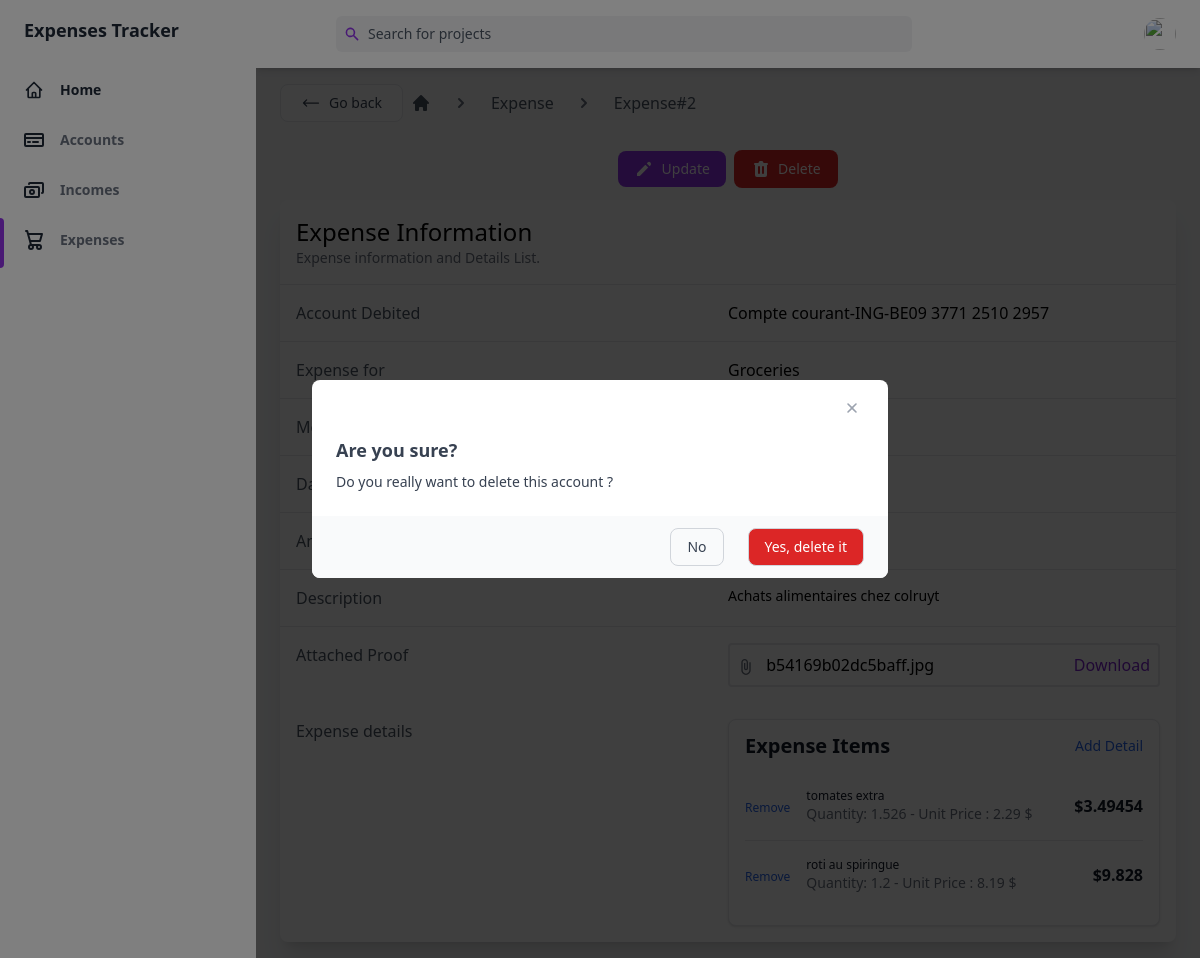
Screenshot of /expense/2 with the database file from the repository.
### main/models.py (models this page shows)
class Expense(db.Model):
    id = db.Column(db.Integer, primary_key=True)
    user_id = db.Column(db.Integer, db.ForeignKey('user.id'), nullable=False)
    account_id = db.Column(db.Integer, db.ForeignKey('account.id'), nullable=False)
    expense_date = db.Column(db.DateTime, default=datetime.now())
    category = db.Column(db.String(50), nullable=False)
    proof = db.Column(db.String(50), default='default.jpg')
    merchant = db.Column(db.String(50), nullable=False)
    description = db.Column(db.String(50))
    amount = db.Column(db.Float, nullable=False)
    details = db.relationship('ExpenseDetail', back_populates='expense', lazy=True)

class ExpenseDetail(db.Model):
    id = db.Column(db.Integer, primary_key=True)
    expense_id = db.Column('expense_id', db.Integer, db.ForeignKey('expense.id'))
    detail_id = db.Column('detail_id', db.Integer, db.ForeignKey('detail.id'))
    expense = db.relationship('Expense', back_populates='details', lazy=True)
    detail = db.relationship('Detail', back_populates='expenses', lazy=True)

class Detail(db.Model):
    id = db.Column(db.Integer, primary_key=True)
    detail_name = db.Column(db.String(50), nullable=False)
    detail_quantity = db.Column(db.Integer, default=1)
    detail_amount = db.Column(db.Float, nullable=False)
    expenses = db.relationship('ExpenseDetail', back_populates='detail', lazy=True)

### main/routes.py (the view)
@app.route("/expense/<int:expense_id>")
def expense(expense_id):
    expense = Expense.query.get_or_404(expense_id)
    details = expense.details
    related_account = Account.query.get(expense.account_id)
    expense.account_id = related_account.category + "-" + related_account.bank + "-" + related_account.iban
    currency = numbers.get_currency_symbol(related_account.currency.split("-")[1].strip(), locale='en')
    image_file = url_for('static', filename='expense_pics/' + expense.proof)
    return render_template('expense.html', title="single_expense", expense=expense, image_file=image_file,  currency=currency, details=details)

### main/templates/expense.html (shortened to what this page needs)
{% extends "base.html" %}
{% block main %}
<script src="https://cdn.tailwindcss.com"></script>
<div class="flex items-center py-4 overflow-x-auto whitespace-nowrap">
    <button  onclick="history.back()" type="button" class="w-full flex items-center justify-center w-1/2 px-5 py-2 mr-2 text-sm text-gray-700 transition-colors duration-200 bg-white border rounded-lg gap-x-2 sm:w-auto dark:hover:bg-gray-800 dark:bg-gray-900 hover:bg-gray-100 dark:text-gray-200 dark:border-gray-700">
        <svg class="w-5 h-5 rtl:rotate-180" xmlns="http://www.w3.org/2000/svg" fill="none" viewBox="0 0 24 24" stroke-width="1.5" stroke="currentColor">
            <path stroke-linecap="round" stroke-linejoin="round" d="M6.75 15.75L3 12m0 0l3.75-3.75M3 12h18" />
        </svg>
        <span>Go back</span>
    </button>
    <a href="{{url_for('dashboard')}}" class="text-gray-600 dark:text-gray-200">
        <svg xmlns="http://www.w3.org/2000/svg" class="w-5 h-5" viewBox="0 0 20 20" fill="currentColor">
            <path d="M10.707 2.293a1 1 0 00-1.414 0l-7 7a1 1 0 001.414 1.414L4 10.414V17a1 1 0 001 1h2a1 1 0 001-1v-2a1 1 0 011-1h2a1 1 0 011 1v2a1 1 0 001 1h2a1 1 0 001-1v-6.586l.293.293a1 1 0 001.414-1.414l-7-7z" />
        </svg>
    </a>
    <span class="mx-5 text-gray-500 dark:text-gray-300 rtl:-scale-x-100">
        <svg xmlns="http://www.w3.org/2000/svg" class="w-5 h-5" viewBox="0 0 20 20" fill="currentColor">
            <path fill-rule="evenodd" d="M7.293 14.707a1 1 0 010-1.414L10.586 10 7.293 6.707a1 1 0 011.414-1.414l4 4a1 1 0 010 1.414l-4 4a1 1 0 01-1.414 0z" clip-rule="evenodd" />
        </svg>
    </span>
    <a href="{{url_for('expenses')}}" class="text-gray-600 dark:text-gray-200 hover:underline">
        Expense
    </a>
    <span class="mx-5 text-gray-500 dark:text-gray-300 rtl:-scale-x-100">
        <svg xmlns="http://www.w3.org/2000/svg" class="w-5 h-5" viewBox="0 0 20 20" fill="currentColor">
            <path fill-rule="evenodd" d="M7.293 14.707a1 1 0 010-1.414L10.586 10 7.293 6.707a1 1 0 011.414-1.414l4 4a1 1 0 010 1.414l-4 4a1 1 0 01-1.414 0z" clip-rule="evenodd" />
        </svg>
    </span>
    <a href="{{url_for('accounts')}}" class="text-gray-600 dark:text-gray-200 hover:underline">
        Expense#{{expense.id}}
    </a>
</div>
<div class="mb-4 flex flex-col items-center justify-center">
    <div class="px-4 py-3">
      <div class="flex items-center space-x-2 text-sm">
        <a href="{{url_for('update_expense',expense_id = expense.id)}}">
          <button class="flex items-center justify-between px-4 py-2 text-sm font-medium leading-5 text-white bg-purple-600 rounded-lg dark:text-gray-400 hover:bg-purple-700 focus:outline-none focus:shadow-outline-gray" aria-label="Edit">
            <svg class="w-5 h-5" aria-hidden="true" fill="currentColor" viewBox="0 0 20 20">
              <path d="M13.586 3.586a2 2 0 112.828 2.828l-.793.793-2.828-2.828.793-.793zM11.379 5.793L3 14.172V17h2.828l8.38-8.379-2.83-2.828z"></path>
            </svg>
            <span>&nbsp; Update </span>
          </button>
        </a>
          <button @click="openModal" class="flex items-center justify-between px-4 py-2 text-sm font-medium leading-5 text-white transition-colors duration-150 bg-red-600 border border-transparent rounded-lg active:bg-red-600 hover:bg-red-700 focus:outline-none focus:shadow-outline-purple">
              <span>&nbsp; Delete </span>
          </button>
      </div>
    </div>
    <div class="max-w-4xl  bg-white w-full rounded-lg shadow-xl">
        <div class="p-4 border-b">
            <h2 class="text-2xl ">
                Expense Information
            </h2>
            <p class="text-sm text-gray-500">
                Expense information and Details List.
            </p>
        </div>
        <div>
            <div class="md:grid md:grid-cols-2 hover:bg-gray-50 md:space-y-0 space-y-1 p-4 border-b">
                <p class="text-gray-600">
                    Account Debited
                </p>
                <p>
                    {{expense.account_id}}
                </p>
            </div>
            <div class="md:grid md:grid-cols-2 hover:bg-gray-50 md:space-y-0 space-y-1 p-4 border-b">
                <p class="text-gray-600">Expense for</p>
                <p>{{expense.category}}</p>
            </div>
            <div class="md:grid md:grid-cols-2 hover:bg-gray-50 md:space-y-0 space-y-1 p-4 border-b">
                <p class="text-gray-600">Merchant</p>
                <p>{{expense.merchant}}</p>
            </div>
            <div class="md:grid md:grid-cols-2 hover:bg-gray-50 md:space-y-0 space-y-1 p-4 border-b">
                <p class="text-gray-600">
                    Date of Expense
                </p>
                <p>
                </p>
            </div>
            <div class="md:grid md:grid-cols-2 hover:bg-gray-50 md:space-y-0 space-y-1 p-4 border-b">
                <p class="text-gray-600">
                    Amount
                </p>
                <p>
                </p>
            </div>
            <div class="md:grid md:grid-cols-2 hover:bg-gray-50 md:space-y-0 space-y-1 p-4 border-b">
                <p class="text-gray-600">
                    Description
                </p>
                {% if expense.description == "" %}
                <p class="text-sm text-red-600">
                    No description
                </p>
                {% else %}
                <p class="text-sm">
                    {{expense.description}}
                </p>
                {% endif %}
            </div>
            <div class="md:grid md:grid-cols-2 hover:bg-gray-50 md:space-y-0 space-y-1 p-4">
                <p class="text-gray-600">Attached Proof</p>
                <div class="space-y-2">
                    <div class="border-2 flex items-center p-2 rounded justify-between space-x-2">
                        <div class="space-x-2 truncate">
                            {% if expense.proof == "default.jpg" %}
                            <span class="text-sm text-red-600">
                                No file Attached
                            </span>
                            {% else %}
                            <span>
                                {{expense.proof}}
                            </span>
                            {% endif %}
                        </div>
                        {% if expense.proof != "default.jpg" %}
                        <a href="{{image_file}}" class="text-purple-700 hover:underline">
                            Download
                        </a>
                        {% endif %}
                    </div>
                </div>
            </div>
            <div class="md:grid md:grid-cols-2 hover:bg-gray-50 md:space-y-0 space-y-1 p-4">
                <p class="text-gray-600">Expense details </p>
                <div class="w-full max-w-md p-4 bg-white border border-gray-200 rounded-lg shadow sm:p-4 dark:bg-gray-800 dark:border-gray-700">
                   <div class="flex items-center justify-between mb-4">
                        <h5 class="text-xl font-bold leading-none text-gray-900 dark:text-white">Expense Items</h5>
                        <a href="{{url_for('new_expense_detail', expense_id= expense.id)}}" class="text-sm font-medium text-blue-600 hover:underline dark:text-blue-500">
                            Add Detail
                        </a>
                   </div>
                   <div class="flow-root">
                        <ul role="list" class="divide-y divide-gray-200 dark:divide-gray-700">
                            {% for detail in details %}
                            <li class="py-3 sm:py-4">
                                <div class="flex items-center">
                                    <form action="{{url_for('delete_expense_detail', expense_id= expense.id , detail_id= detail.detail.id)}}" method="POST">
                                        <button class="text-xs font-medium text-blue-600 hover:underline dark:text-blue-500">
                                            Remove
                                        </button>
                                    </form>
                                    <div class="flex-1 min-w-0 ms-4">
                                        <p class="text-xs font-medium text-gray-900 truncate dark:text-white">
                                            {{detail.detail.detail_name}}
                                        </p>
                                        <p class="text-sm text-gray-500 truncate dark:text-gray-400">
                                            Quantity: {{detail.detail.detail_quantity}} - Unit Price : {{detail.detail.detail_amount}} $
                                        </p>
                                    </div>
                                    <div class="inline-flex items-center text-base font-semibold text-gray-900 dark:text-white">
                                        ${{detail.detail.detail_quantity * detail.detail.detail_amount}}
                                    </div>
                                </div>
                            </li>
                            {% endfor %}
                        </ul>
                   </div>
                </div>
            </div>
        </div>
    </div>
</div>
<div x-show="isModalOpen" x-transition:enter="transition ease-out duration-150" x-transition:enter-start="opacity-0" x-transition:enter-end="opacity-100" x-transition:leave="transition ease-in duration-150" x-transition:leave-start="opacity-100" x-transition:leave-end="opacity-0" class="fixed inset-0 z-30 flex items-end bg-black bg-opacity-50 sm:items-center sm:justify-center">
  <div x-show="isModalOpen" x-transition:enter="transition ease-out duration-150" x-transition:enter-start="opacity-0 transform translate-y-1/2" x-transition:enter-end="opacity-100" x-transition:leave="transition ease-in duration-150" x-transition:leave-start="opacity-100" x-transition:leave-end="opacity-0  transform translate-y-1/2" @click.away="closeModal" @keydown.escape="closeModal" class="w-full px-6 py-4 overflow-hidden bg-white rounded-t-lg dark:bg-gray-800 sm:rounded-lg sm:m-4 sm:max-w-xl" role="dialog" id="modal">
    <header class="flex justify-end">
      <button class="inline-flex items-center justify-center w-6 h-6 text-gray-400 transition-colors duration-150 rounded dark:hover:text-gray-200 hover: hover:text-gray-700" aria-label="close" @click="closeModal">
      </button>
    </header>
    <div class="mt-4 mb-6">
      <p class="mb-2 text-lg font-semibold text-gray-700 dark:text-gray-300">
        Are you sure?
      </p>
      <p class="text-sm text-gray-700 dark:text-gray-400">Do you really want to delete this account  ?</p>
    </div>
    <footer class="flex flex-col items-center justify-end px-6 py-3 -mx-6 -mb-4 space-y-4 sm:space-y-0 sm:space-x-6 sm:flex-row bg-gray-50 dark:bg-gray-800">
      <button @click="closeModal" class="w-full px-5 py-3 text-sm font-medium leading-5 text-gray-700 transition-colors duration-150 border border-gray-300 rounded-lg dark:text-white sm:px-4 sm:py-2 sm:w-auto active:bg-transparent hover:border-gray-500 focus:border-gray-500 active:text-gray-500 focus:outline-none focus:shadow-outline-gray">
        No
      </button>
        <form action="{{url_for('delete_expense' ,expense_id=expense.id )}}" method="POST">
            <button @click="closeModal" class="w-full px-5 py-3 text-sm bg-red-600 font-medium leading-5 text-white transition-colors duration-150 border border-gray-300 rounded-lg sm:px-4 sm:py-2 sm:w-auto active:bg-transparent hover:border-gray-500 focus:border-gray-500 active:text-gray-500 focus:outline-none focus:shadow-outline-gray">
              Yes, delete it
            </button>
        </form>
    </footer>
  </div>
</div>
{% endblock main %}

### rows the page displays
Expense: id "2", category "Groceries", description "Achats alimentaires chez colruyt", proof "b54169b02dc5baff.jpg"
ExpenseDetail: detail.detail_name "tomates extra", detail.detail_quantity "1.526", detail.detail_amount "2.29", detail.detail.detail_quantity*detail.detail.detail_amount "3.49454"
ExpenseDetail: detail.detail_name "roti au spiringue", detail.detail_quantity "1.2", detail.detail_amount "8.19", detail.detail.detail_quantity*detail.detail.detail_amount "9.828"

### other values shown
{{ expense.account_id }} "Compte courant-ING-BE09 3771 2510 2957"
